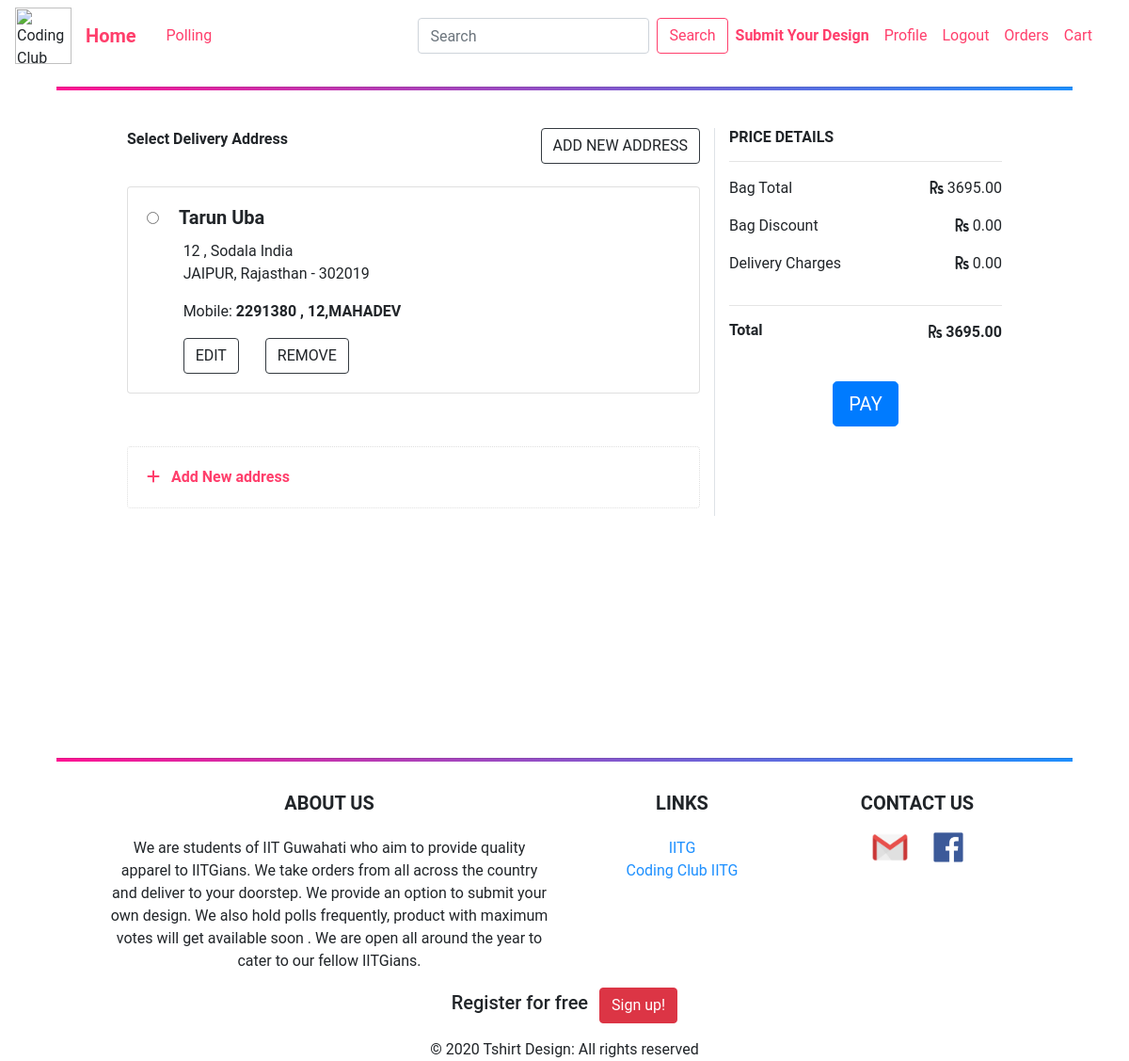
Page /checkout/ (signed in) on the committed database.
### users/models.py (models this page shows, shortened)
class Address(models.Model):
    user = models.ForeignKey(User, related_name="addresses", on_delete=models.CASCADE)
    zip = models.CharField(max_length=10, blank=False, null=False)
    house_no = models.CharField(max_length=120, blank=False, null=False)
    area = models.CharField(max_length=120, blank=False, null=False)
    city = models.CharField(max_length=120, blank=False, null=False)
    state = models.CharField(max_length=120, blank=False, null=False)
    landmark = models.CharField(max_length=120, blank=True, null=True)
    name = models.CharField(max_length=120, blank=False, null=False)
    mobile_no = models.CharField(max_length=10, blank=False, null=False)
    alternate_no = models.CharField(max_length=10, blank=True, null=True)
    address_type = models.CharField(max_length=120, choices=ADDRESS_TYPE, default='H')

### cart/models.py (models this page shows, shortened)
class Cart(models.Model):
    user = models.ForeignKey(User, on_delete=models.CASCADE, related_name="cart_user")
    total = models.DecimalField(max_digits=10, decimal_places=2, default=0.00)
    timestamp = models.DateTimeField(auto_now_add=True, auto_now=False)
    updated = models.DateTimeField(auto_now=True, auto_now_add=False)
    qty = models.IntegerField(default=1)
    active = models.BooleanField(default=True)

### orders/views.py (the view)
# urls.py: path('checkout/', order_views.checkout, name='checkout'),
@login_required
def checkout(request):
    try:
        cart = Cart.objects.get(user=request.user, active=True)
    except:
        return HttpResponseRedirect(reverse("cart"))
    try:
        new_order = Order.objects.get(cart=cart)
    except Order.DoesNotExist:
        new_order = Order()
        new_order.cart = cart
        new_order.user = request.user
        new_order.order_id = id_generator()
        new_order.save()
    except:
        return HttpResponseRedirect(reverse("cart"))
    new_order.total = float(new_order.shipping_total) + float(cart.total)
    new_order.save()
    if new_order.status == "Finished":
        cart.active = False
        del request.session['items_total']
        return HttpResponseRedirect(reverse("cart"))
    if not request.user.addresses.all():
        return redirect('new_address')
    context = {
        'user': request.user,
        'cart': cart,
    }
    template = "orders/checkout.html"
    return render(request, template, context)

### orders/templates/orders/checkout.html (shortened to what this page needs)
{% extends "blog/base.html" %}
{% load crispy_forms_tags %}
{% block content %}
    <form class="" action="{% url 'checkout' %}" method="post" >
        <br>
        <div class="my-row">
            <div class="col-xl-8 col-lg-9 col-md-8 col-sm-12 mb-5 border-right">
                <div class="row">
                    <div class="col-md-6 col-sm-12 mx-auto text-left-then-middle">
                        <strong>Select Delivery Address</strong>
                    </div>
                    <div class="col-md-6 col-sm-12 mx-auto text-right-then-middle">
                        <a class="text-body  btn btn-rounded border border-dark text-right-then-middle"  href="{% url 'new_address' %}">ADD NEW ADDRESS</a>
                    </div>
                </div>
                <br>
                {% for address in user.addresses.all %}
                    <div class="card mb-2">
                        <div class="card-body">
                            <h5 class="card-title">
                                <input class="mr-3" style="color: #ff3f6c" type="radio" name="address" value="{{ address.id }}">
                                <strong>{{ address.name }}</strong>
                            </h5>
                            <div class="col-sm-11 mx-auto">
                                <p class="card-text mb-0">{{ address.house_no }} , {{ address.area }}
                                    {% if address.landmark %}
                                        {{address.landmark }}
                                    {% endif %}
                                </p>
                                <p class="mt-0"> {{ address.city }}, {{ address.state }} - {{ address.zip }} </p>
                                <p> Mobile: <strong>{{ address.mobile_no }} {% if address.alternate_no %} , {{ address.alternate_no }}{% endif %} </strong></p>
                                <a class=" btn border border-dark mr-4 btn-rounded"  href="{% url 'edit_address' address.id %}">EDIT</a>
                                <a  class=" btn border border-dark btn-rounded" href = "{% url 'remove_address' address.id %}"> REMOVE  </a>
                            </div>
                        </div>
                    </div>
                {% endfor %}
                <br><br>
                <a  class="text-body"  href="{% url 'new_address' %}">
                    <div class="card mb-2" style="border-style: dotted">
                        <div class="card-body" style="color: #ff3f6c">
                            <i class="fa fa-plus mr-2" ></i><strong> Add New address</strong>
                        </div>
                    </div>
                </a>
            </div>
            <div class="col-xl-4 col-lg-3 col-md-4 col-sm-12">
                <h6><strong>PRICE DETAILS</strong></h6>
                <hr>
                <div class="row">
                    <div class="col-sm-12"> <p class="float-left">Bag Total </p> <p class="float-right"><i class="fa fa-rupee-sign"></i> {{ cart.total }}</p></div>
                    <div class="col-sm-12"> <p class="float-left">Bag Discount</p> <p class="float-right"><i class="fa fa-rupee-sign"></i> 0.00</p></div>
                    <div class="col-sm-12"> <p class="float-left">Delivery Charges</p> <p class="float-right"><i class="fa fa-rupee-sign"></i> 0.00</p></div>
                </div>
                <hr>
                <div class="row">
                    <div class="col-sm-12">
                        <h6 class="float-left"><strong>Total</strong></h6>
                        <p class="float-right"><i class="fa fa-rupee-sign"></i><strong> {{ cart.total }}</strong></p>
                    </div>
                </div>
                <br>
                <div class="col-sm-12 mx-auto text-center"><input class="btn  btn-lg btn-primary btn-rounded" type="submit" value="PAY" required></div>
            </div>
        </div>
        <br>
    </form>
{% endblock %}

### blog/static/blog/main.css (style rules this page uses)
body { position: relative; margin: 0; padding-bottom: 6rem; min-height: 100%; background: #fff; color: #333333; }
.text-left-then-middle { text-align: left; }
.text-right-then-middle { text-align: right; }
.my-row { margin: auto; display: -ms-flexbox; display: flex; -ms-flex-wrap: wrap; flex-wrap: wrap; }
@media (min-width: 768px) { .my-row { padding-left: 10%; padding-right: 10%; } }

### rows in the picture
Address: name "Tarun Uba", house_no "12", area "Sodala", landmark "India", city "JAIPUR", state "Rajasthan", zip "302019", mobile_no "2291380", alternate_no "12,MAHADEV"
Cart: total "3695.00"
